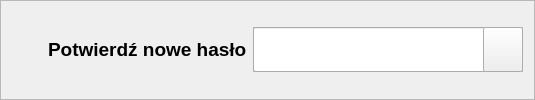
            <widget class="QFrame" name="potwierdz_nowe_haslo">
             <property name="minimumSize">
              <size>
               <width>0</width>
               <height>100</height>
              </size>
             </property>
             <property name="maximumSize">
              <size>
               <width>16777215</width>
               <height>100</height>
              </size>
             </property>
             <property name="frameShape">
              <enum>QFrame::StyledPanel</enum>
             </property>
             <property name="frameShadow">
              <enum>QFrame::Raised</enum>
             </property>
             <layout class="QHBoxLayout" name="horizontalLayout_16">
              <item>
               <widget class="QLabel" name="lb_ikona_potwierdz_nowe_haslo">
                <property name="minimumSize">
                 <size>
                  <width>30</width>
                  <height>30</height>
                 </size>
                </property>
                <property name="maximumSize">
                 <size>
                  <width>30</width>
                  <height>30</height>
                 </size>
                </property>
                <property name="font">
                 <font>
                  <pointsize>8</pointsize>
                 </font>
                </property>
                <property name="text">
                 <string/>
                </property>
                <property name="pixmap">
                 <pixmap>../icons/icons_blue/lock.svg</pixmap>
                </property>
                <property name="scaledContents">
                 <bool>true</bool>
                </property>
               </widget>
              </item>
              <item>
               <widget class="QLabel" name="lb_potwierdz_nowe_haslo">
                <property name="minimumSize">
                 <size>
                  <width>0</width>
                  <height>45</height>
                 </size>
                </property>
                <property name="maximumSize">
                 <size>
                  <width>16777215</width>
                  <height>45</height>
                 </size>
                </property>
                <property name="font">
                 <font>
                  <pointsize>14</pointsize>
                  <weight>75</weight>
                  <bold>true</bold>
                 </font>
                </property>
                <property name="text">
                 <string>Potwierdź nowe hasło</string>
                </property>
               </widget>
              </item>
              <item>
               <widget class="QFrame" name="lineedit_potwierdz_nowe_haslo">
                <property name="minimumSize">
                 <size>
                  <width>270</width>
                  <height>45</height>
                 </size>
                </property>
                <property name="maximumSize">
                 <size>
                  <width>270</width>
                  <height>45</height>
                 </size>
                </property>
                <property name="frameShape">
                 <enum>QFrame::StyledPanel</enum>
                </property>
                <property name="frameShadow">
                 <enum>QFrame::Raised</enum>
                </property>
                <widget class="QLineEdit" name="le_potwierdz_nowe_haslo">
                 <property name="geometry">
                  <rect>
                   <x>0</x>
                   <y>0</y>
                   <width>269</width>
                   <height>45</height>
                  </rect>
                 </property>
                 <property name="minimumSize">
                  <size>
                   <width>0</width>
                   <height>45</height>
                  </size>
                 </property>
                 <property name="maximumSize">
                  <size>
                   <width>300</width>
                   <height>45</height>
                  </size>
                 </property>
                 <property name="font">
                  <font>
                   <pointsize>11</pointsize>
                  </font>
                 </property>
                 <property name="toolTip">
                  <string/>
                 </property>
                 <property name="alignment">
                  <set>Qt::AlignLeading|Qt::AlignLeft|Qt::AlignVCenter</set>
                 </property>
                 <property name="readOnly">
                  <bool>false</bool>
                 </property>
                 <property name="placeholderText">
                  <string/>
                 </property>
                </widget>
                <widget class="QPushButton" name="btn_potwierdz_nowe_haslo">
                 <property name="geometry">
                  <rect>
                   <x>230</x>
                   <y>0</y>
                   <width>40</width>
                   <height>45</height>
                  </rect>
                 </property>
                 <property name="minimumSize">
                  <size>
                   <width>40</width>
                   <height>45</height>
                  </size>
                 </property>
                 <property name="maximumSize">
                  <size>
                   <width>40</width>
                   <height>45</height>
                  </size>
                 </property>
                 <property name="text">
                  <string/>
                 </property>
                 <property name="icon">
                  <iconset>
                   <normaloff>../icons/icons_blue/eye-off.svg</normaloff>
                   <normalon>../icons/icons_blue/eye.svg</normalon>../icons/icons_blue/eye-off.svg</iconset>
                 </property>
                 <property name="iconSize">
                  <size>
                   <width>25</width>
                   <height>25</height>
                  </size>
                 </property>
                 <property name="checkable">
                  <bool>true</bool>
                 </property>
                </widget>
               </widget>
              </item>
             </layout>
            </widget>
